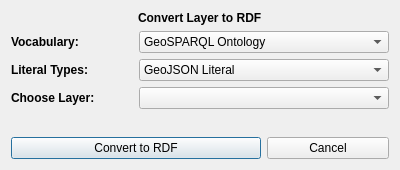
<?xml version="1.0" encoding="UTF-8"?>
<ui version="4.0">
 <class>Dialog</class>
 <widget class="QDialog" name="Dialog">
  <property name="geometry">
   <rect>
    <x>0</x>
    <y>0</y>
    <width>400</width>
    <height>170</height>
   </rect>
  </property>
  <property name="windowTitle">
   <string>Dialog</string>
  </property>
  <property name="windowIcon">
   <iconset resource="../../resources.qrc">
    <normaloff>:/icons/resources/icons/featurecollectionToRDF.png</normaloff>:/icons/resources/icons/featurecollectionToRDF.png</iconset>
  </property>
  <layout class="QGridLayout" name="gridLayout">
   <item row="0" column="0" colspan="3" alignment="Qt::AlignHCenter">
    <widget class="QLabel" name="convertLayerLabel">
     <property name="font">
      <font>
       <weight>75</weight>
       <bold>true</bold>
      </font>
     </property>
     <property name="text">
      <string>Convert Layer to RDF</string>
     </property>
    </widget>
   </item>
   <item row="6" column="0" colspan="2">
    <widget class="QPushButton" name="convertToRDFButton">
     <property name="text">
      <string>Convert to RDF</string>
     </property>
    </widget>
   </item>
   <item row="1" column="1" colspan="2">
    <widget class="QComboBox" name="vocabularyCBox">
     <item>
      <property name="text">
       <string>GeoSPARQL Ontology</string>
      </property>
     </item>
     <item>
      <property name="text">
       <string>W3C Geo Vocabulary</string>
      </property>
     </item>
     <item>
      <property name="text">
       <string>Schema.org Vocabulary</string>
      </property>
     </item>
     <item>
      <property name="text">
       <string>NeoGeo Vocabulary</string>
      </property>
     </item>
     <item>
      <property name="text">
       <string>OSMRDF Vocabulary</string>
      </property>
     </item>
    </widget>
   </item>
   <item row="1" column="0">
    <widget class="QLabel" name="chooseLayerLabel_2">
     <property name="font">
      <font>
       <weight>75</weight>
       <bold>true</bold>
      </font>
     </property>
     <property name="text">
      <string>Vocabulary:</string>
     </property>
    </widget>
   </item>
   <item row="3" column="0">
    <widget class="QLabel" name="chooseLayerLabel">
     <property name="font">
      <font>
       <weight>75</weight>
       <bold>true</bold>
      </font>
     </property>
     <property name="text">
      <string>Choose Layer:</string>
     </property>
    </widget>
   </item>
   <item row="2" column="0">
    <widget class="QLabel" name="chooseLayerLabel_3">
     <property name="font">
      <font>
       <weight>75</weight>
       <bold>true</bold>
      </font>
     </property>
     <property name="text">
      <string>Literal Types:</string>
     </property>
    </widget>
   </item>
   <item row="6" column="2">
    <widget class="QPushButton" name="cancelButton">
     <property name="text">
      <string>Cancel</string>
     </property>
    </widget>
   </item>
   <item row="4" column="0">
    <spacer name="verticalSpacer">
     <property name="orientation">
      <enum>Qt::Vertical</enum>
     </property>
     <property name="sizeHint" stdset="0">
      <size>
       <width>20</width>
       <height>40</height>
      </size>
     </property>
    </spacer>
   </item>
   <item row="2" column="1" colspan="2">
    <widget class="QgsCheckableComboBox" name="literalTypeCBox">
     <item>
      <property name="text">
       <string>GeoJSON Literal</string>
      </property>
     </item>
     <item>
      <property name="text">
       <string>GML Literal</string>
      </property>
     </item>
     <item>
      <property name="text">
       <string>KML Literal</string>
      </property>
     </item>
     <item>
      <property name="text">
       <string>WKT Literal</string>
      </property>
     </item>
     <item>
      <property name="text">
       <string>WKB Literal</string>
      </property>
     </item>
    </widget>
   </item>
   <item row="3" column="1" colspan="2">
    <widget class="QgsMapLayerComboBox" name="loadedLayers">
     <property name="allowEmptyLayer">
      <bool>true</bool>
     </property>
     <property name="showCrs">
      <bool>true</bool>
     </property>
    </widget>
   </item>
  </layout>
 </widget>
 <customwidgets>
  <customwidget>
   <class>QgsCheckableComboBox</class>
   <extends>QComboBox</extends>
   <header>qgscheckablecombobox.h</header>
  </customwidget>
  <customwidget>
   <class>QgsMapLayerComboBox</class>
   <extends>QComboBox</extends>
   <header>qgsmaplayercombobox.h</header>
  </customwidget>
 </customwidgets>
 <resources>
  
 </resources>
 <connections>
  <connection>
   <sender>cancelButton</sender>
   <signal>clicked()</signal>
   <receiver>Dialog</receiver>
   <slot>close()</slot>
   <hints>
    <hint type="sourcelabel">
     <x>329</x>
     <y>149</y>
    </hint>
    <hint type="destinationlabel">
     <x>199</x>
     <y>84</y>
    </hint>
   </hints>
  </connection>
 </connections>
</ui>
